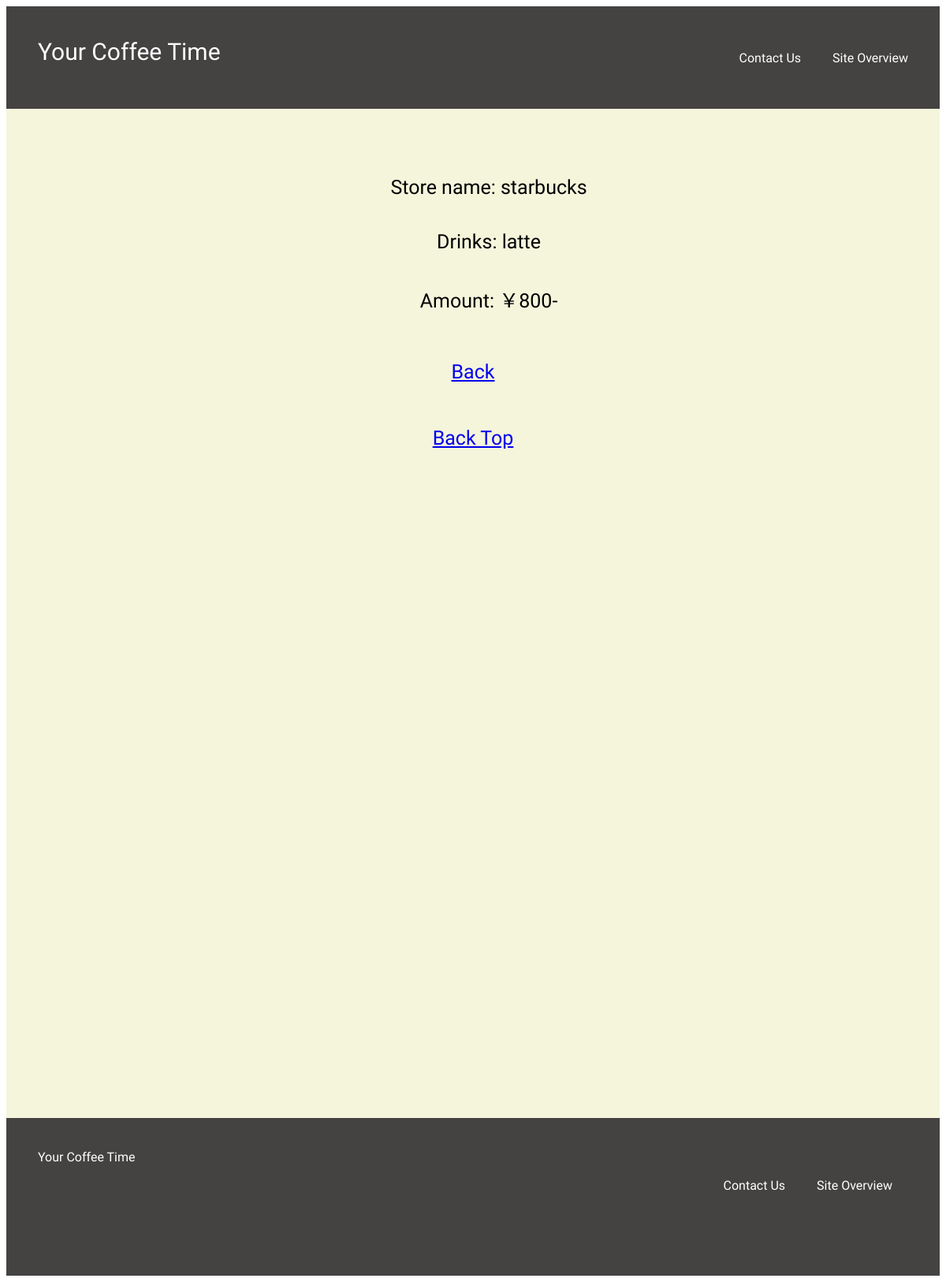
The app's page /detail/2 with its own data.
### myapp/models.py (models this page shows)
class Post(models.Model):
    store_name = models.CharField(max_length=255)
    ordereddrink = models.CharField(max_length=255)
    amount = models.IntegerField()
    created_at = models.DateTimeField(auto_now_add=True)
    updated_at = models.DateTimeField(auto_now=True)

### myapp/views.py (the view)
# urls.py: path('detail/<int:post_id>', views.detail, name='detail'),
def detail(request,post_id):
    post = Post.objects.get(id=post_id)
    return render(request, 'myapp/detail.html',{'post':post})

### myapp/templates/myapp/detail.html
{% extends 'base.html' %}
{% block content %}
    <div class="main">
        <div class="detail">
            <ul>
                <li><div class="detail-store-name">Store name: {{ post.store_name }}</div></li>
                <li><div class="detail-orderd-drink">Drinks: {{ post.ordereddrink }}</div></li>
                <li><div class="detail-amount">Amount: ￥{{ post.amount }}-</div></li>
            </ul>
            <div class="deetail-return">
                <p><a href="/postlist">Back</a></p>
                <p><a href="/top">Back Top</a></p>
            </div>
        </div>
    </div>
{% endblock %}

### myapp/static/myapp/style.css (style rules this page uses)
body { font-family: 'Playfair Display', serif; font-family: 'Sora', sans-serif; }
.main { background-color: beige; height:1200px; padding: 40px; }
.post-list li,p { text-align: center; list-style: none; padding-bottom: 15px; padding-top: 15px; }
.detail { font-size: 25px; text-align: center; }
.detail li { list-style: none; }
.detail-store-name { padding: 20px 20px; }
.detail-orderd-drink { padding: 20px 20px; }
.detail-amount { padding: 20px 20px; }

### records on screen
Post: store_name "starbucks", ordereddrink "latte", amount "800"
